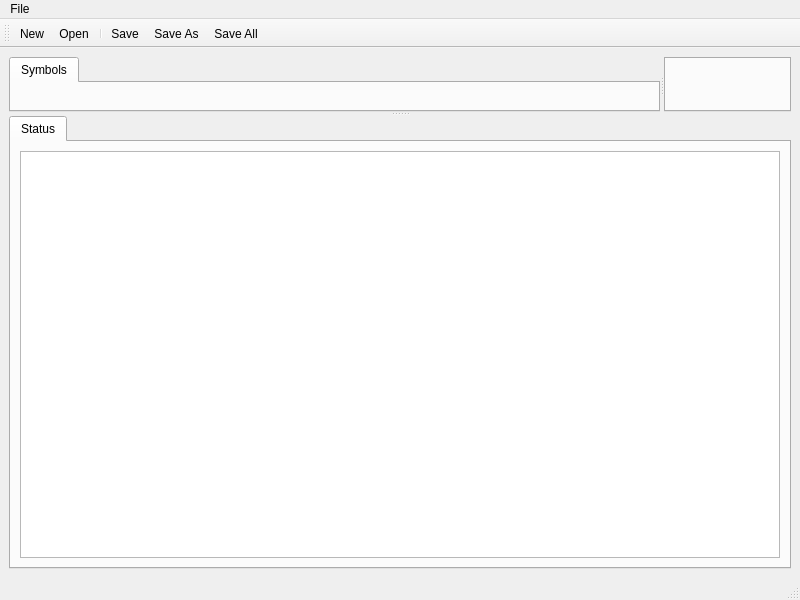
<?xml version="1.0" encoding="UTF-8"?>
<ui version="4.0">
 <class>MainWindow</class>
 <widget class="QMainWindow" name="MainWindow">
  <property name="geometry">
   <rect>
    <x>0</x>
    <y>0</y>
    <width>800</width>
    <height>600</height>
   </rect>
  </property>
  <property name="windowTitle">
   <string>Cutrepad</string>
  </property>
  <widget class="QWidget" name="centralwidget">
   <layout class="QVBoxLayout" name="verticalLayout">
    <item>
     <widget class="QSplitter" name="splitHorizontal">
      <property name="orientation">
       <enum>Qt::Orientation::Vertical</enum>
      </property>
      <widget class="QSplitter" name="splitVertical">
       <property name="orientation">
        <enum>Qt::Orientation::Horizontal</enum>
       </property>
       <widget class="QTabWidget" name="tabAux">
        <widget class="QWidget" name="tabSymbols">
         <attribute name="title">
          <string>Symbols</string>
         </attribute>
        </widget>
       </widget>
       <widget class="QTabWidget" name="tabCode"/>
      </widget>
      <widget class="QTabWidget" name="tabConsole">
       <widget class="QWidget" name="tabStatus">
        <attribute name="title">
         <string>Status</string>
        </attribute>
        <layout class="QHBoxLayout" name="horizontalLayout">
         <item>
          <widget class="QPlainTextEdit" name="txtStatus">
           <property name="readOnly">
            <bool>true</bool>
           </property>
          </widget>
         </item>
        </layout>
       </widget>
      </widget>
     </widget>
    </item>
   </layout>
  </widget>
  <widget class="QMenuBar" name="menubar">
   <property name="geometry">
    <rect>
     <x>0</x>
     <y>0</y>
     <width>800</width>
     <height>25</height>
    </rect>
   </property>
   <widget class="QMenu" name="menuFile">
    <property name="title">
     <string>File</string>
    </property>
    <addaction name="actionNew"/>
    <addaction name="actionOpen"/>
    <addaction name="separator"/>
    <addaction name="actionSave"/>
    <addaction name="actionSave_As"/>
    <addaction name="actionSave_All"/>
    <addaction name="separator"/>
    <addaction name="actionClose_File"/>
    <addaction name="separator"/>
    <addaction name="actionExit"/>
   </widget>
   <addaction name="menuFile"/>
  </widget>
  <widget class="QStatusBar" name="statusbar"/>
  <widget class="QToolBar" name="toolBar">
   <property name="windowTitle">
    <string>toolBar</string>
   </property>
   <attribute name="toolBarArea">
    <enum>TopToolBarArea</enum>
   </attribute>
   <attribute name="toolBarBreak">
    <bool>false</bool>
   </attribute>
   <addaction name="actionNew"/>
   <addaction name="actionOpen"/>
   <addaction name="separator"/>
   <addaction name="actionSave"/>
   <addaction name="actionSave_As"/>
   <addaction name="actionSave_All"/>
  </widget>
  <action name="actionNew">
   <property name="icon">
    <iconset resource="../resources/resources.qrc">
     <normaloff>:/icon/img/new.png</normaloff>:/icon/img/new.png</iconset>
   </property>
   <property name="text">
    <string>New</string>
   </property>
   <property name="shortcut">
    <string>Ctrl+N</string>
   </property>
  </action>
  <action name="actionOpen">
   <property name="icon">
    <iconset resource="../resources/resources.qrc">
     <normaloff>:/icon/img/open.png</normaloff>:/icon/img/open.png</iconset>
   </property>
   <property name="text">
    <string>Open ...</string>
   </property>
   <property name="shortcut">
    <string>Ctrl+O</string>
   </property>
  </action>
  <action name="actionClose_File">
   <property name="icon">
    <iconset resource="../resources/resources.qrc">
     <normaloff>:/icon/img/close.png</normaloff>:/icon/img/close.png</iconset>
   </property>
   <property name="text">
    <string>Close File</string>
   </property>
   <property name="shortcut">
    <string>Ctrl+W</string>
   </property>
  </action>
  <action name="actionSave">
   <property name="icon">
    <iconset resource="../resources/resources.qrc">
     <normaloff>:/icon/img/save.png</normaloff>:/icon/img/save.png</iconset>
   </property>
   <property name="text">
    <string>Save</string>
   </property>
   <property name="shortcut">
    <string>Ctrl+S</string>
   </property>
  </action>
  <action name="actionSave_As">
   <property name="icon">
    <iconset resource="../resources/resources.qrc">
     <normaloff>:/icon/img/save_as.png</normaloff>:/icon/img/save_as.png</iconset>
   </property>
   <property name="text">
    <string>Save As ...</string>
   </property>
   <property name="shortcut">
    <string>Ctrl+Alt+S</string>
   </property>
  </action>
  <action name="actionSave_All">
   <property name="icon">
    <iconset resource="../resources/resources.qrc">
     <normaloff>:/icon/img/save_all.png</normaloff>:/icon/img/save_all.png</iconset>
   </property>
   <property name="text">
    <string>Save All</string>
   </property>
   <property name="shortcut">
    <string>Ctrl+Shift+S</string>
   </property>
  </action>
  <action name="actionExit">
   <property name="text">
    <string>Exit</string>
   </property>
  </action>
 </widget>
 <resources>
  <include location="../resources/resources.qrc"/>
 </resources>
 <connections/>
</ui>
